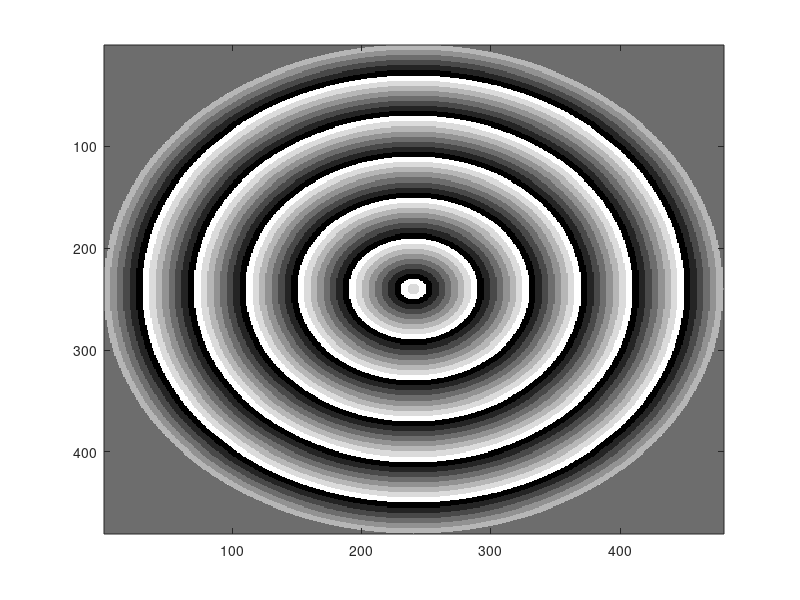
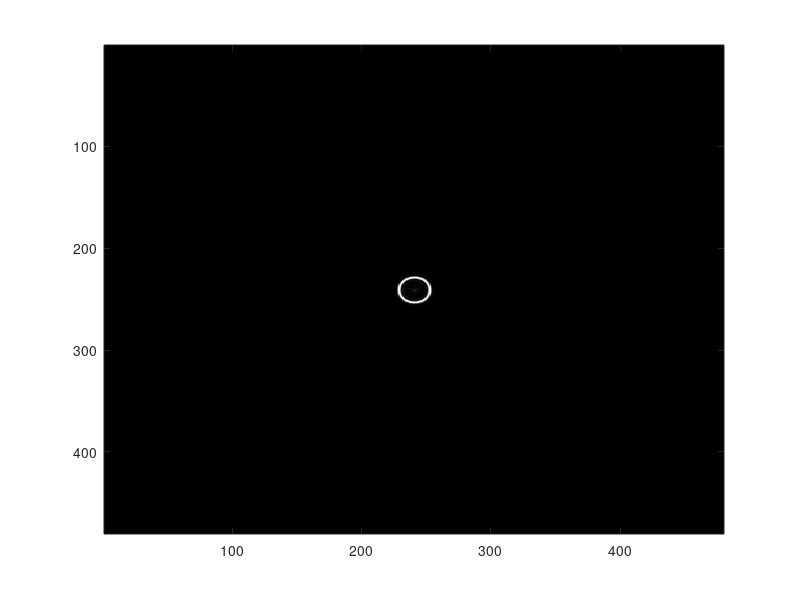

Reproduce these figures in MATLAB, in order.
%% 8-level axicon
 clear; %Clear all memory

%Defining axicon parameters
N=480; % Matrix size
A=zeros(N,N); 
P=40; % Grating period
g=8; %Define the number of phase levels in each period
w=P/g; %Define the width of each phase levels
delphase=2*pi/g;
%Constructing the 8-level axicon
x=1:N;
y=1:N;
[X,Y]=meshgrid(x,y);
r=sqrt((X-N/2).*(X-N/2)+(Y-N/2).*(Y-N/2)); 
for n=1:g;
      A(rem(r+(n-2)*w,P)<P/g)=exp(1i*(w-(n))*delphase);
end

A(r>N/2)=0;


%Observation of the diffraction pattern
E=fftshift(fft2(A)); %fftshift to re-order the terms to the natural order
I=abs(E).*abs(E);
figure(1)
colormap(gray); 
imagesc(angle(A))          
figure(2)
colormap(gray);
imagesc(I);
